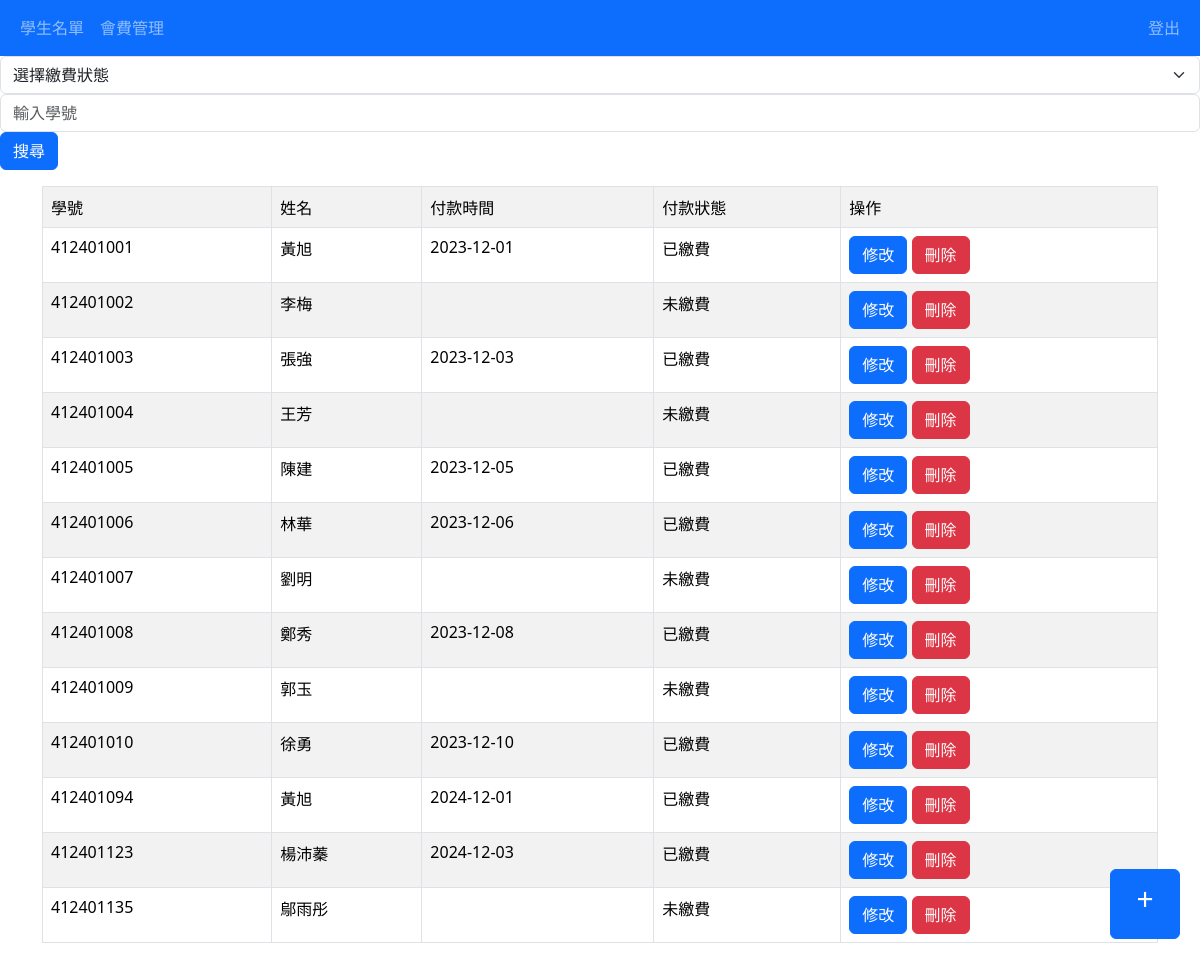
The page /fee.php on the database its author committed.
### tables this page shows
CREATE TABLE `fee_manage` (
  `Stu_id` varchar(20) NOT NULL,
  `name` varchar(20) NOT NULL,
  `pay_date` date DEFAULT NULL,
  `status` varchar(5) NOT NULL
);

### fee.php (the view, shortened to what this page needs)
<?php
require_once "header.php";
try {
  require_once 'db.php';
  $searchtxt = $_POST["searchtxt"] ?? "";
  $status = $_POST["status"] ?? "";
$sql = "SELECT * FROM fee_manage";
$result = mysqli_query($conn, $sql);
?>
<form action="fee.php" method="post">
  <select name="status" class="form-select" aria-label="繳費狀態">
    <option selected value="" <?=($status == '') ? 'selected' : ''?>>選擇繳費狀態</option>
  </select>
  <input placeholder="輸入學號" class="form-control" type="text" name="searchtxt" value="<?=$searchtxt?>">
  <input class="btn btn-primary" type="submit" value="搜尋">
  <a href="insert_pay.php" class="btn btn-primary position-fixed bottom-0 end-0" style="font-size: 30px; width: 70px; height: 70px; margin: 20px;">+</a>
</form>
<div class="container">
  <table class="table table-bordered table-striped">
    <tr>
      <td>學號</td>
      <td>姓名</td>
      <td>付款時間</td>
      <td>付款狀態</td>
        <td>操作</td>
    </tr>
    <?php while ($row = mysqli_fetch_assoc($result)) {?>
    <tr>
      <td><?=$row["Stu_id"]?></td>
      <td><?=$row["name"]?></td>
      <td><?=$row["pay_date"]?></td>
      <td><?=$row["status"] == 'Y' ? '已繳費' : '未繳費'?></td>
        <td>
          <a href="update_pay.php?Stu_id=<?=$row["Stu_id"]?>" class="btn btn-primary">修改</a>
          <a href="delete_pay.php?Stu_id=<?=$row["Stu_id"]?>" class="btn btn-danger">刪除</a>
        </td>
    </tr>
    <?php } ?>
  </table>
</div>
<?php
} catch (Exception $e) {
  echo 'Message: ' . $e->getMessage();
}
require_once "footer.php";
?>

### header.php (shortened to what this page needs)
<html>
<head>
    <link href="https://cdn.jsdelivr.net/npm/bootstrap@5.3.3/dist/css/bootstrap.min.css" rel="stylesheet">
</head>
<body>
<nav class="navbar navbar-expand-sm bg-primary navbar-dark">
  <div class="container-fluid">
    <ul class="navbar-nav">
      <li class="nav-item">
        <a class="nav-link" href="query.php">學生名單</a>
      </li>
      <li class="nav-item">
        <a class="nav-link" href="fee.php">會費管理</a>
      </li>
    </ul>
    <ul class="navbar-nav ms-auto">
      <li class="nav-item">
        <a class="nav-link" href="logout.php">登出</a>
      </li>
    </ul>
  </div>
</nav>
</body>
</html>

### footer.php (shortened to what this page needs)
</body>
</html>

### rows shown on the page
fee_manage: Stu_id "412401001", name "黃旭", pay_date "2023-12-01", status "已繳費"
fee_manage: Stu_id "412401002", name "李梅", status "未繳費"
fee_manage: Stu_id "412401003", name "張強", pay_date "2023-12-03", status "已繳費"
fee_manage: Stu_id "412401004", name "王芳", status "未繳費"
fee_manage: Stu_id "412401005", name "陳建", pay_date "2023-12-05", status "已繳費"
fee_manage: Stu_id "412401006", name "林華", pay_date "2023-12-06", status "已繳費"
fee_manage: Stu_id "412401007", name "劉明", status "未繳費"
fee_manage: Stu_id "412401008", name "鄭秀", pay_date "2023-12-08", status "已繳費"
fee_manage: Stu_id "412401009", name "郭玉", status "未繳費"
fee_manage: Stu_id "412401010", name "徐勇", pay_date "2023-12-10", status "已繳費"
fee_manage: Stu_id "412401094", name "黃旭", pay_date "2024-12-01", status "已繳費"
fee_manage: Stu_id "412401123", name "楊沛蓁", pay_date "2024-12-03", status "已繳費"
fee_manage: Stu_id "412401135", name "鄔雨彤", status "未繳費"
